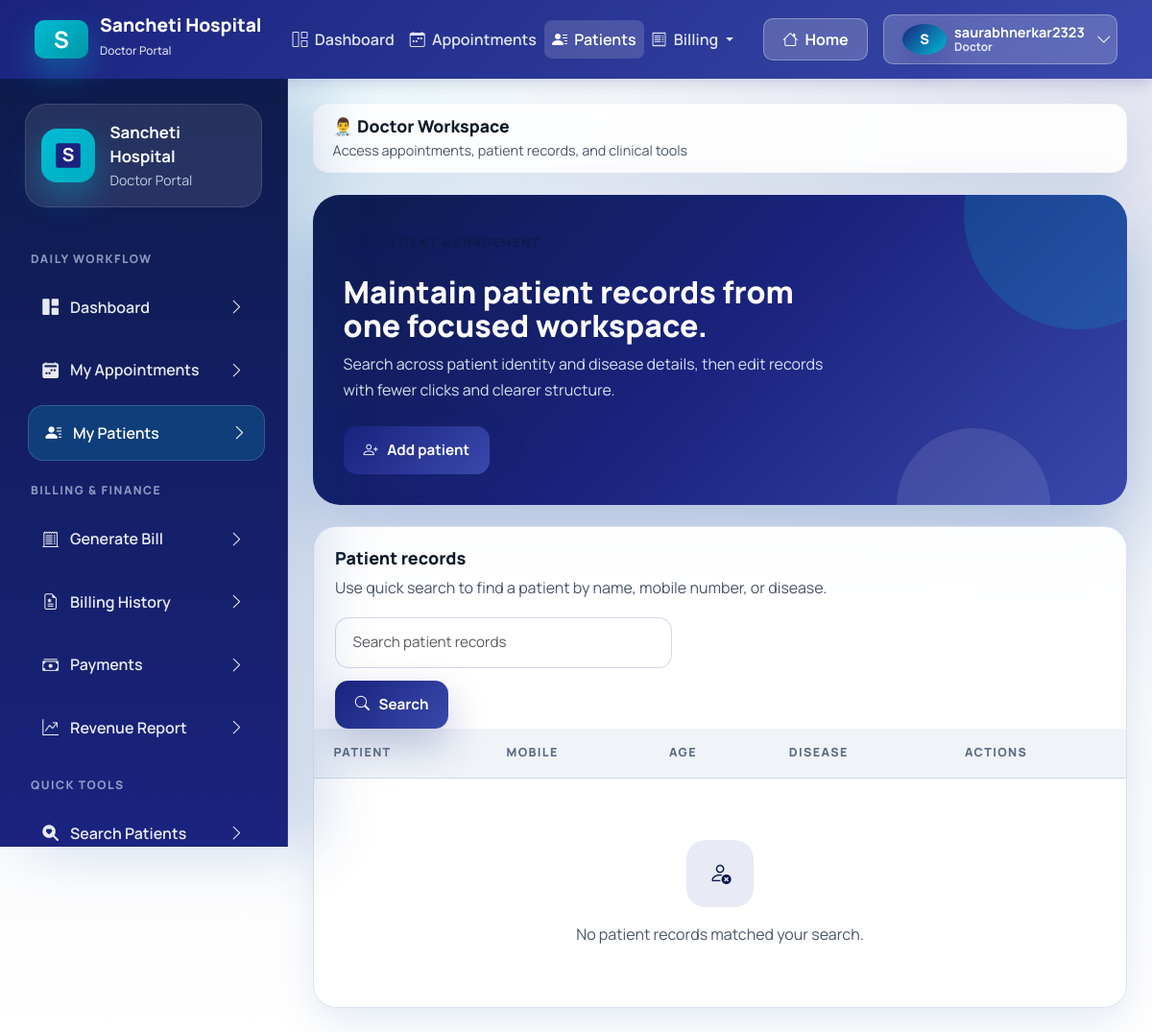
Page /doctor/patients/ (signed in) on the committed database.
### accounts/models.py (models this page shows, shortened)
class CustomUser(AbstractUser):
    ROLE_CHOICES = (
        ("admin", "Admin"),
        ("doctor", "Doctor"),
        ("patient", "Patient"),
    )
    username = models.CharField(max_length=150, unique=True, blank=True, null=True)
    email = models.EmailField(unique=True)
    role = models.CharField(max_length=10, choices=ROLE_CHOICES, default="patient")
    education = models.CharField(max_length=200, blank=True, null=True)
    experience = models.IntegerField(blank=True, null=True)
    bio = models.TextField(blank=True, null=True)
    fees = models.DecimalField(max_digits=8, decimal_places=2, blank=True, null=True)
    specialization = models.ForeignKey(
        "Specialization",
        on_delete=models.SET_NULL,
        null=True,
        blank=True
    )
    is_email_verified = models.BooleanField(default=False)
    email_verification_token = models.UUIDField(default=uuid.uuid4, editable=False, null=True, blank=True)
    USERNAME_FIELD = "email"
    REQUIRED_FIELDS = []
    objects = CustomUserManager()

### doctor/views.py (the view)
# urls.py: path("patients/", views.doctor_patients, name="doctor_patients"),
@login_required
@user_passes_test(is_doctor)
def doctor_patients(request):
    search = request.GET.get("search", "").strip()
    patients = AddedPatient.objects.filter(
    doctor=request.user,
    status="Active")
    if search:
        patients = patients.filter(
            Q(name__icontains=search)
            | Q(mobile__icontains=search)
            | Q(disease__icontains=search)
        )
    patients = patients.order_by("-created_at")
    return render(request, "doctor/doctor_patients.html", {"patients": patients, "search": search})

### doctor/views.py (called while the page is built)
def is_doctor(user):
    return user.role == "doctor"

### doctor/templates/doctor/doctor_patients.html (shortened to what this page needs)
{% extends "base.html" %}
{% block content %}
<section class="page-hero">
    <div>
        <span class="eyebrow">
            <i class="bi bi-people"></i>
        </span>
        <h2>Maintain patient records from one focused workspace.</h2>
        <p>Search across patient identity and disease details, then edit records with fewer clicks and clearer structure.</p>
        <div class="inline-actions mt-4">
            <a class="btn-brand" href="{% url 'doctor:add_patient' %}">
                <i class="bi bi-person-plus"></i>
                Add patient
            </a>
        </div>
    </div>
</section>
<section class="table-card">
    <div class="table-toolbar">
        <div>
            <h3 class="table-title">Patient records</h3>
            <p class="table-copy">Use quick search to find a patient by name, mobile number, or disease.</p>
        </div>
        <form method="get" class="search-form">
            <input type="text" name="search" class="form-control" placeholder="Search patient records" value="{{ search }}">
            <button class="btn-brand" type="submit">
                <i class="bi bi-search"></i>
                Search
            </button>
        </form>
    </div>
    <div class="table-responsive">
        <table class="app-table">
            <thead>
                <tr>
                    <th>Patient</th>
                    <th>Mobile</th>
                    <th>Age</th>
                    <th>Disease</th>
                    <th>Actions</th>
                </tr>
            </thead>
            <tbody>
                {% for patient in patients %}
                <tr>
                    <td>
                        <div class="identity-cell">
                            <span class="avatar-chip">{{ patient.name|slice:":1"|upper }}</span>
                            <div>
                                <strong>{{ patient.name }}</strong>
                                <span class="subtle-meta">Doctor-managed record</span>
                            </div>
                        </div>
                    </td>
                    <td>{{ patient.mobile }}</td>
                    <td>{{ patient.age }}</td>
                    <td><span class="soft-pill soft-pill--teal">{{ patient.disease|default:"Not specified" }}</span></td>
                    <td>
                        <a href="{% url 'doctor:consultation_complete' patient.id %}"
                        class="btn btn-primary">
                        Consultation Complete
                        </a>
                    </td>
                </tr>
                {% empty %}
                <tr>
                    <td colspan="5">
                        <div class="empty-state">
                            <i class="bi bi-person-x"></i>
                            <div>No patient records matched your search.</div>
                        </div>
                    </td>
                </tr>
                {% endfor %}
            </tbody>
        </table>
    </div>
</section>
{% endblock %}

### templates/base.html (shortened to what this page needs)
{% load static %}
<!DOCTYPE html>
<html lang="en">
<head>
    <link href="https://cdn.jsdelivr.net/npm/bootstrap@5.3.3/dist/css/bootstrap.min.css" rel="stylesheet">
    <link rel="stylesheet" href="https://cdn.jsdelivr.net/npm/bootstrap-icons@1.11.3/font/bootstrap-icons.min.css">
    <link rel="stylesheet" href="{% static 'css/healthcare-ui.css' %}">
</head>
<body>
    {% if request.user.is_authenticated %}
    <nav class="navbar navbar-expand-lg classic-navbar">
        <div class="container-fluid">
            <a class="navbar-brand" href="{% url 'accounts:home' %}">
                <div class="brand-icon">S</div>
                <div>
                    <div style="line-height: 1;">Sancheti Hospital</div>
                    <small style="font-size: 0.75rem; opacity: 0.85; font-weight: 500;">{{ request.user.role|title }} Portal</small>
                </div>
            </a>
            <div class="collapse navbar-collapse" id="navbarNav">
                <ul class="navbar-nav me-auto mb-2 mb-lg-0 ms-4">
                    {% if request.user.role == "doctor" %}
                    <li class="nav-item">
                        <a class="nav-link {% if request.resolver_match.url_name == 'doctor_dashboard' %}active{% endif %}" href="{% url 'doctor:doctor_dashboard' %}">
                            <i class="bi bi-grid-1x2 me-1"></i> Dashboard
                        </a>
                    </li>
                    <li class="nav-item">
                        <a class="nav-link {% if request.resolver_match.url_name == 'doctor_appointments' %}active{% endif %}" href="{% url 'doctor:doctor_appointments' %}">
                            <i class="bi bi-calendar-week me-1"></i> Appointments
                        </a>
                    </li>
                    <li class="nav-item">
                        <a class="nav-link {% if request.resolver_match.url_name == 'doctor_patients' %}active{% endif %}" href="{% url 'doctor:doctor_patients' %}">
                            <i class="bi bi-person-lines-fill me-1"></i> Patients
                        </a>
                    </li>
                    <li class="nav-item dropdown">
                        <a class="nav-link dropdown-toggle" href="#" role="button" data-bs-toggle="dropdown" aria-expanded="false">
                            <i class="bi bi-receipt me-1"></i> Billing
                        </a>
                    </li>
                    {% endif %}
                </ul>
                <div class="d-flex align-items-center gap-3">
                    <a class="btn btn-navbar" href="{% url 'accounts:home' %}">
                        <i class="bi bi-house me-1"></i> Home
                    </a>
                    <div class="dropdown">
                        <button class="btn btn-navbar d-flex align-items-center gap-2" type="button" id="userDropdown" data-bs-toggle="dropdown" aria-expanded="false">
                            <div class="avatar-badge" style="width: 32px; height: 32px; font-size: 0.9rem;">{{ request.user.username|first|upper }}</div>
                            <div class="d-none d-md-block text-start" style="line-height: 1.1;">
                                <div style="font-size: 0.9rem; font-weight:700;">{{ request.user.username }}</div>
                                <div style="font-size:0.75rem; opacity:0.85;">{{ request.user.role|title }}</div>
                            </div>
                            <i class="bi bi-chevron-down ms-1"></i>
                        </button>
                    </div>
                </div>
            </div>
        </div>
    </nav>
    <div class="app-shell app-shell-with-top-nav">
        <aside class="app-sidebar d-none d-xl-flex flex-column" data-sidebar>
            <div class="sidebar-brand">
                <div class="brand-icon">
                    <svg width="32" height="32" viewBox="0 0 100 100" fill="none" xmlns="http://www.w3.org/2000/svg">
                        <rect x="10" y="10" width="80" height="80" rx="8" fill="#1a237e"/>
                        <text x="50" y="70" font-size="60" font-weight="bold" fill="white" text-anchor="middle">S</text>
                    </svg>
                </div>
                <div class="brand-copy">
                    <strong>Sancheti Hospital</strong>
                    <span class="text-capitalize">{{ request.user.role }} Portal</span>
                </div>
            </div>
            {% if request.user.role == "doctor" %}
            <div class="sidebar-section-label">Daily Workflow</div>
            <nav class="sidebar-nav">
                <a class="sidebar-link {% if request.resolver_match.namespace == 'doctor' and request.resolver_match.url_name == 'doctor_dashboard' %}active{% endif %}" href="{% url 'doctor:doctor_dashboard' %}">
                    <span><i class="bi bi-grid-1x2-fill"></i> Dashboard</span>
                    <i class="bi bi-chevron-right"></i>
                </a>
                <a class="sidebar-link {% if request.resolver_match.namespace == 'doctor' and request.resolver_match.url_name == 'doctor_appointments' %}active{% endif %}" href="{% url 'doctor:doctor_appointments' %}">
                    <span><i class="bi bi-calendar2-week-fill"></i> My Appointments</span>
                    <i class="bi bi-chevron-right"></i>
                </a>
                <a class="sidebar-link {% if request.resolver_match.namespace == 'doctor' and request.resolver_match.url_name == 'doctor_patients' %}active{% endif %}" href="{% url 'doctor:doctor_patients' %}">
                    <span><i class="bi bi-person-lines-fill"></i> My Patients</span>
                    <i class="bi bi-chevron-right"></i>
                </a>
            </nav>
            <div class="sidebar-section-label">Billing & Finance</div>
            <nav class="sidebar-nav">
                <a class="sidebar-link {% if request.resolver_match.namespace == 'billing' and request.resolver_match.url_name == 'generate_bill' %}active{% endif %}" href="{% url 'billing:generate_bill' %}">
                    <span><i class="bi bi-receipt-cutoff"></i> Generate Bill</span>
                    <i class="bi bi-chevron-right"></i>
                </a>
                <a class="sidebar-link {% if request.resolver_match.namespace == 'billing' and request.resolver_match.url_name == 'bill_list' %}active{% endif %}" href="{% url 'billing:bill_list' %}">
                    <span><i class="bi bi-file-earmark-medical"></i> Billing History</span>
                    <i class="bi bi-chevron-right"></i>
                </a>
                <a class="sidebar-link {% if request.resolver_match.namespace == 'billing' and request.resolver_match.url_name == 'payment_history' %}active{% endif %}" href="{% url 'billing:payment_history' %}">
                    <span><i class="bi bi-cash-stack"></i> Payments</span>
                    <i class="bi bi-chevron-right"></i>
                </a>
                <a class="sidebar-link {% if request.resolver_match.namespace == 'billing' and request.resolver_match.url_name == 'revenue_report' %}active{% endif %}" href="{% url 'billing:revenue_report' %}">
                    <span><i class="bi bi-graph-up-arrow"></i> Revenue Report</span>
                    <i class="bi bi-chevron-right"></i>
                </a>
            </nav>
            <div class="sidebar-section-label">Quick Tools</div>
            <nav class="sidebar-nav">
                <a class="sidebar-link {% if request.resolver_match.namespace == 'doctor' and request.resolver_match.url_name == 'search_patient' %}active{% endif %}" href="{% url 'doctor:search_patient' %}">
                    <span><i class="bi bi-search-heart-fill"></i> Search Patients</span>
                    <i class="bi bi-chevron-right"></i>
                </a>
            </nav>
            {% endif %}
        </aside>
        <main class="content-area">
            <div class="topbar d-none d-xl-block" style="border-radius: 16px; padding: 0.75rem 1.25rem; background: rgba(255,255,255,0.9); border:1px solid rgba(203, 208, 210, 0.1);">
                <div class="topbar-copy">
                    <h1 style="font-size: 1.1rem;">
                        {% if request.user.role == "doctor" %}👨‍⚕️ Doctor Workspace{% endif %}
                    </h1>
                    <p style="font-size: 0.9rem;">
                        {% if request.user.role == "doctor" %}Access appointments, patient records, and clinical tools{% endif %}
                    </p>
                </div>
            </div>
            <div class="page-stack">
                {% block content %}{% endblock %}
            </div>
        </main>
    </div>
    {% endif %}
</body>
</html>

### templates/base.html (style rules this page uses)
.classic-navbar { background: linear-gradient(135deg, #1a237e 0%, #3949ab 100%); box-shadow: 0 4px 16px rgba(26, 35, 126, 0.2); padding: 0.75rem 1.5rem; position: sticky; top: 0; z-index: 1050; }
.classic-navbar .navbar-brand { display: flex; align-items: center; gap: 12px; color: white !important; font-weight: 800; font-size: 1.2rem; }
.classic-navbar .brand-icon { width: 40px; height: 40px; border-radius: 10px; background: linear-gradient(135deg, #00bcd4 0%, #0097a7 100%); display: grid; place-items: center; font-weight: bold; font-size: 1.5rem; color: white; }
.classic-navbar .nav-link { color: rgba(255,255,255,0.85) !important; font-weight: 600; padding: 0.5rem 1rem; transition: all 0.2s ease; }
.classic-navbar .nav-link:hover, .classic-navbar .nav-link.active { color: white !important; background: rgba(255,255,255,0.15); border-radius: 8px; }
.classic-navbar .btn-navbar { background: rgba(255,255,255,0.2); border: 1px solid rgba(255,255,255,0.3); color: white; font-weight: 700; border-radius: 10px; padding: 0.55rem 1.2rem; transition: all 0.2s ease; }
.app-shell-with-top-nav { padding-top: 0; }

### rows in the picture
CustomUser: user.role "Doctor", user.username|first "S", user.username "saurabhnerkar2323"
